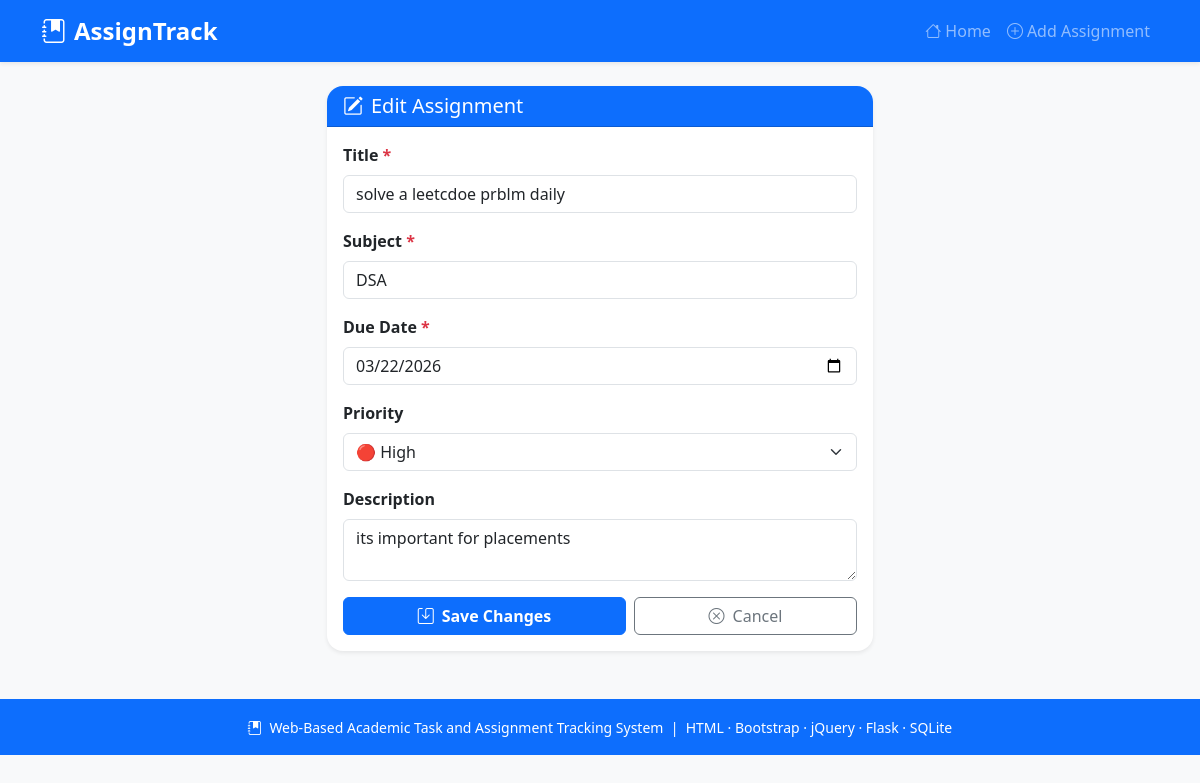
Screenshot of /edit/1 with the database file from the repository.
### tables this page shows
CREATE TABLE assignments (
            id          INTEGER PRIMARY KEY AUTOINCREMENT,
            title       TEXT    NOT NULL,
            subject     TEXT    NOT NULL,
            due_date    TEXT    NOT NULL,
            priority    TEXT    NOT NULL DEFAULT 'Medium',
            description TEXT,
            status      TEXT    NOT NULL DEFAULT 'pending',
            created_at  TEXT    NOT NULL
        );

### app.py (the view)
@app.route("/edit/<int:aid>")
def edit(aid):
    conn = get_db()
    row  = conn.execute("SELECT * FROM assignments WHERE id=?", (aid,)).fetchone()
    conn.close()
    if not row:
        flash("Assignment not found.", "danger")
        return redirect(url_for("index"))
    return render_template("edit.html", assignment=row)

### app.py (called while the page is built)
def get_db():
    conn = sqlite3.connect(DB)
    conn.row_factory = sqlite3.Row
    return conn

### templates/edit.html (shortened to what this page needs)
{% extends "base.html" %}
{% block content %}
<div class="row justify-content-center">
  <div class="col-lg-6">
    <div class="card shadow-sm border-0 rounded-4">
      <div class="card-header bg-primary text-white rounded-top-4">
        <h5 class="mb-0">
          <i class="bi bi-pencil-square me-2"></i>Edit Assignment
        </h5>
      </div>
      <div class="card-body">
        <form action="{{ url_for('update', aid=assignment.id) }}" method="POST" id="editForm" novalidate>
          <div class="mb-3">
            <label class="form-label fw-semibold">Title <span class="text-danger">*</span></label>
            <input type="text" class="form-control" id="edit_title" name="title"
                   value="{{ assignment.title }}"/>
          </div>
          <div class="mb-3">
            <label class="form-label fw-semibold">Subject <span class="text-danger">*</span></label>
            <input type="text" class="form-control" id="edit_subject" name="subject"
                   value="{{ assignment.subject }}"/>
          </div>
          <div class="mb-3">
            <label class="form-label fw-semibold">Due Date <span class="text-danger">*</span></label>
            <input type="date" class="form-control" id="edit_due" name="due_date"
                   value="{{ assignment.due_date }}"/>
          </div>
          <div class="mb-3">
            <label class="form-label fw-semibold">Priority</label>
            <select class="form-select" name="priority">
              <option value="High"   {% if assignment.priority == 'High'   %}selected{% endif %}>🔴 High</option>
            </select>
          </div>
          <div class="mb-3">
            <label class="form-label fw-semibold">Description</label>
            <textarea class="form-control" name="description" rows="2">{{ assignment.description or '' }}</textarea>
          </div>
          <div class="d-flex gap-2">
            <button type="submit" class="btn btn-primary fw-semibold flex-fill">
              <i class="bi bi-save me-2"></i>Save Changes
            </button>
            <a href="{{ url_for('index') }}" class="btn btn-outline-secondary flex-fill">
              <i class="bi bi-x-circle me-2"></i>Cancel
            </a>
          </div>
        </form>
      </div>
    </div>
  </div>
</div>
{% endblock %}

### rows the page displays
assignments: title "solve a leetcdoe prblm daily", subject "DSA", due_date "03/22/2026", priority "🔴 High", description "its important for placements"
